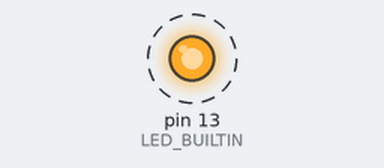
A sketch run on a simulated Arduino Uno, built with avr-gcc and run on an emulated ATmega328P. Parts: output pins drawn as LEDs (lit = HIGH). Dashed ring = blinking. What the sketch prints to the serial monitor is not drawn.

Above: at 0.5 s.
Timing chart, 0 to 4.6 s (numbered marks = the images above):
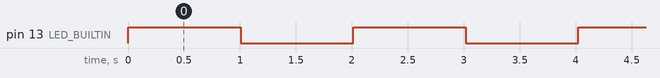

The sketch:

Time_Ex1.ino
```cpp
#include <TimeLib.h>

const int DATETIMELEN = 32;
char DateTime[DATETIMELEN];

int status = 0;

// weekday() returns integer: 1 = Sunday
const char *WeekdayName[] = {
  "      "   ,   // 0
  "Sunday"   ,   // 1
  "Monday"   ,   // 2
  "Tuesday"  ,   // 3
  "Wednesday",   // 4
  "Thursday" ,   // 5
  "Friday"   ,   // 6
  "Saturday"     // 7
};

// month() return integer: 1 = January
const char *MonthName[] = {
  "   "     ,    // 0
  "Jan"     ,    // 1
  "Feb"     ,    // 2
  "Mar"     ,    // 3
  "Apr"     ,    // 4
  "May"     ,    // 5
  "Jun"     ,    // 6
  "Jul"     ,    // 7
  "Aug"     ,    // 8
  "Sep"     ,    // 9
  "Oct"     ,    // 10
  "Nov"     ,    // 11
  "Dec"          // 12
};

void setup() {
  Serial.begin(9600);

  pinMode(LED_BUILTIN, OUTPUT);

  // Set system time to 23:59:50 31-12-1999
  setTime(23, 59, 50, 31, 12, 1999);
}

void loop() {
  status = !status;
  digitalWrite(LED_BUILTIN, status);

  snprintf(DateTime, DATETIMELEN,
           "%02d-%s-%d %s %02d:%02d:%02d",
           day(), MonthName[month()], year(), WeekdayName[weekday()],
           hour(), minute(), second()
          );
  Serial.println(DateTime);
  delay(1000);
}
```

Measured:
- by itself, pin 13 (LED_BUILTIN): alternates HIGH for 1.0 s and LOW for 1.0 s
